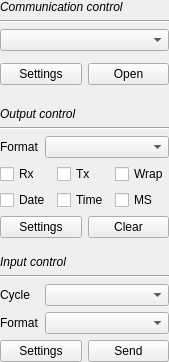
<?xml version="1.0" encoding="UTF-8"?>
<ui version="4.0">
 <class>xToolsToolBoxUiControlPanel</class>
 <widget class="QWidget" name="xToolsToolBoxUiControlPanel">
  <property name="geometry">
   <rect>
    <x>0</x>
    <y>0</y>
    <width>158</width>
    <height>362</height>
   </rect>
  </property>
  <property name="windowTitle">
   <string notr="true">Form</string>
  </property>
  <layout class="QVBoxLayout" name="verticalLayout">
   <property name="leftMargin">
    <number>0</number>
   </property>
   <property name="topMargin">
    <number>0</number>
   </property>
   <property name="rightMargin">
    <number>0</number>
   </property>
   <property name="bottomMargin">
    <number>0</number>
   </property>
   <item>
    <widget class="QWidget" name="widget" native="true">
     <layout class="QGridLayout" name="gridLayout_2">
      <property name="leftMargin">
       <number>0</number>
      </property>
      <property name="topMargin">
       <number>0</number>
      </property>
      <property name="rightMargin">
       <number>0</number>
      </property>
      <property name="bottomMargin">
       <number>0</number>
      </property>
      <item row="0" column="0">
       <widget class="QLabel" name="labelCommunicationControl">
        <property name="font">
         <font>
          <pointsize>9</pointsize>
          <weight>50</weight>
          <italic>true</italic>
          <bold>false</bold>
          <kerning>false</kerning>
         </font>
        </property>
        <property name="text">
         <string>Communication control</string>
        </property>
       </widget>
      </item>
      <item row="5" column="0">
       <layout class="QHBoxLayout" name="horizontalLayout_5">
        <item>
         <widget class="QPushButton" name="pushButtonCommunicationSettings">
          <property name="text">
           <string>Settings</string>
          </property>
         </widget>
        </item>
        <item>
         <widget class="QPushButton" name="pushButtonCommunicationOpen">
          <property name="text">
           <string>Open</string>
          </property>
         </widget>
        </item>
       </layout>
      </item>
      <item row="4" column="0">
       <widget class="QWidget" name="widgetCommunicationToolUi" native="true">
        <property name="minimumSize">
         <size>
          <width>0</width>
          <height>0</height>
         </size>
        </property>
       </widget>
      </item>
      <item row="2" column="0">
       <widget class="Line" name="line">
        <property name="orientation">
         <enum>Qt::Horizontal</enum>
        </property>
       </widget>
      </item>
      <item row="3" column="0">
       <widget class="QComboBox" name="comboBoxSelector"/>
      </item>
     </layout>
    </widget>
   </item>
   <item>
    <spacer name="verticalSpacer_2">
     <property name="orientation">
      <enum>Qt::Vertical</enum>
     </property>
     <property name="sizeType">
      <enum>QSizePolicy::Fixed</enum>
     </property>
     <property name="sizeHint" stdset="0">
      <size>
       <width>20</width>
       <height>16</height>
      </size>
     </property>
    </spacer>
   </item>
   <item>
    <widget class="QWidget" name="widget_2" native="true">
     <property name="minimumSize">
      <size>
       <width>0</width>
       <height>0</height>
      </size>
     </property>
     <layout class="QGridLayout" name="gridLayout_9">
      <property name="leftMargin">
       <number>0</number>
      </property>
      <property name="topMargin">
       <number>0</number>
      </property>
      <property name="rightMargin">
       <number>0</number>
      </property>
      <property name="bottomMargin">
       <number>0</number>
      </property>
      <item row="1" column="0" colspan="2">
       <widget class="QLabel" name="label_3">
        <property name="font">
         <font>
          <pointsize>9</pointsize>
          <weight>50</weight>
          <italic>true</italic>
          <bold>false</bold>
         </font>
        </property>
        <property name="text">
         <string>Output control</string>
        </property>
       </widget>
      </item>
      <item row="4" column="0" colspan="2">
       <layout class="QGridLayout" name="gridLayout_5">
        <item row="1" column="0">
         <widget class="xToolsCheckBox" name="checkBoxOutputDate">
          <property name="text">
           <string>Date</string>
          </property>
         </widget>
        </item>
        <item row="1" column="1">
         <widget class="xToolsCheckBox" name="checkBoxOutputTime">
          <property name="text">
           <string>Time</string>
          </property>
         </widget>
        </item>
        <item row="0" column="1">
         <widget class="xToolsCheckBox" name="checkBoxOutputTx">
          <property name="text">
           <string>Tx</string>
          </property>
         </widget>
        </item>
        <item row="0" column="0">
         <widget class="xToolsCheckBox" name="checkBoxOutputRx">
          <property name="text">
           <string>Rx</string>
          </property>
         </widget>
        </item>
        <item row="1" column="2">
         <widget class="xToolsCheckBox" name="checkBoxOutputMs">
          <property name="text">
           <string>MS</string>
          </property>
         </widget>
        </item>
        <item row="0" column="2">
         <widget class="xToolsCheckBox" name="checkBoxOutputWrap">
          <property name="text">
           <string>Wrap</string>
          </property>
         </widget>
        </item>
       </layout>
      </item>
      <item row="2" column="0" colspan="2">
       <widget class="Line" name="line_2">
        <property name="orientation">
         <enum>Qt::Horizontal</enum>
        </property>
       </widget>
      </item>
      <item row="3" column="1">
       <widget class="xToolsTextFormatComboBox" name="comboBoxOutputFormat"/>
      </item>
      <item row="5" column="0" colspan="2">
       <layout class="QHBoxLayout" name="horizontalLayout_4">
        <item>
         <widget class="QPushButton" name="pushButtonOutputSettings">
          <property name="text">
           <string>Settings</string>
          </property>
         </widget>
        </item>
        <item>
         <widget class="QPushButton" name="pushButtonOutputClear">
          <property name="text">
           <string>Clear</string>
          </property>
         </widget>
        </item>
       </layout>
      </item>
      <item row="3" column="0">
       <widget class="QLabel" name="label_9">
        <property name="sizePolicy">
         <sizepolicy hsizetype="Fixed" vsizetype="Preferred">
          <horstretch>0</horstretch>
          <verstretch>0</verstretch>
         </sizepolicy>
        </property>
        <property name="text">
         <string>Format</string>
        </property>
       </widget>
      </item>
     </layout>
    </widget>
   </item>
   <item>
    <spacer name="verticalSpacer">
     <property name="orientation">
      <enum>Qt::Vertical</enum>
     </property>
     <property name="sizeHint" stdset="0">
      <size>
       <width>20</width>
       <height>40</height>
      </size>
     </property>
    </spacer>
   </item>
   <item>
    <widget class="QWidget" name="widget_3" native="true">
     <layout class="QGridLayout" name="gridLayout_7">
      <property name="leftMargin">
       <number>0</number>
      </property>
      <property name="topMargin">
       <number>0</number>
      </property>
      <property name="rightMargin">
       <number>0</number>
      </property>
      <property name="bottomMargin">
       <number>0</number>
      </property>
      <item row="3" column="1">
       <widget class="QComboBox" name="comboBoxInputIntervel">
        <property name="editable">
         <bool>false</bool>
        </property>
       </widget>
      </item>
      <item row="4" column="1">
       <widget class="xToolsTextFormatComboBox" name="comboBoxInputFormat"/>
      </item>
      <item row="3" column="0">
       <widget class="QLabel" name="label_5">
        <property name="sizePolicy">
         <sizepolicy hsizetype="Fixed" vsizetype="Preferred">
          <horstretch>0</horstretch>
          <verstretch>0</verstretch>
         </sizepolicy>
        </property>
        <property name="text">
         <string>Cycle</string>
        </property>
       </widget>
      </item>
      <item row="5" column="0" colspan="2">
       <layout class="QGridLayout" name="gridLayout">
        <item row="0" column="0">
         <widget class="QPushButton" name="pushButtonInputSettings">
          <property name="text">
           <string>Settings</string>
          </property>
         </widget>
        </item>
        <item row="0" column="1">
         <widget class="QPushButton" name="pushButtonInputSend">
          <property name="text">
           <string>Send</string>
          </property>
         </widget>
        </item>
       </layout>
      </item>
      <item row="4" column="0">
       <widget class="QLabel" name="label_6">
        <property name="sizePolicy">
         <sizepolicy hsizetype="Fixed" vsizetype="Preferred">
          <horstretch>0</horstretch>
          <verstretch>0</verstretch>
         </sizepolicy>
        </property>
        <property name="text">
         <string>Format</string>
        </property>
       </widget>
      </item>
      <item row="1" column="0" colspan="2">
       <widget class="QLabel" name="label_4">
        <property name="font">
         <font>
          <weight>50</weight>
          <italic>true</italic>
          <bold>false</bold>
         </font>
        </property>
        <property name="text">
         <string>Input control</string>
        </property>
       </widget>
      </item>
      <item row="2" column="0" colspan="2">
       <widget class="Line" name="line_3">
        <property name="orientation">
         <enum>Qt::Horizontal</enum>
        </property>
       </widget>
      </item>
     </layout>
    </widget>
   </item>
  </layout>
 </widget>
 <customwidgets>
  <customwidget>
   <class>xToolsTextFormatComboBox</class>
   <extends>QComboBox</extends>
   <header location="global">xToolsTextFormatComboBox.h</header>
  </customwidget>
  <customwidget>
   <class>xToolsCheckBox</class>
   <extends>QCheckBox</extends>
   <header location="global">xToolsCheckBox.h</header>
  </customwidget>
 </customwidgets>
 <resources/>
 <connections/>
</ui>
